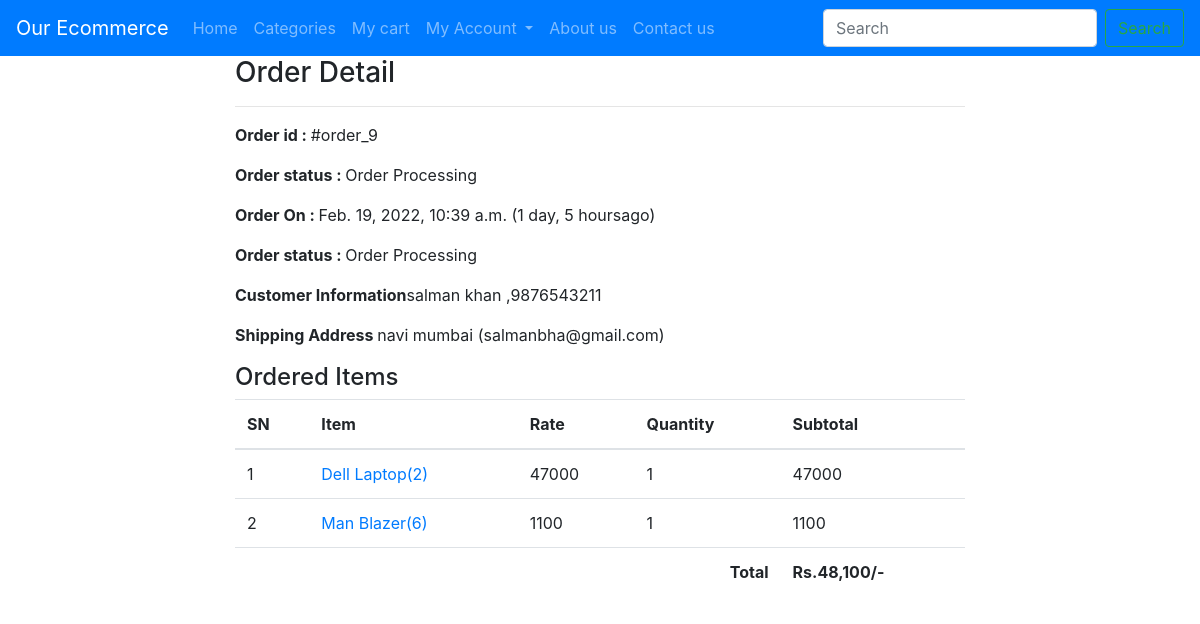
The page /profile/order-9/ (signed in) on the database its author committed.
### ecomapp/models.py (models this page shows, shortened)
class Order(models.Model):
    cart = models.OneToOneField(Cart, on_delete=models.CASCADE)
    ordered_by = models.CharField(max_length=200)
    shipping_address = models.CharField(max_length=200)
    mobile = models.CharField(max_length=10)
    email = models.EmailField(null=True , blank=True)
    subtotal = models.PositiveIntegerField()
    discount = models.PositiveIntegerField()
    total = models.PositiveIntegerField()
    order_status = models.CharField(max_length=50 , choices=ORDER_STATUS)
    created_at = models.DateTimeField(auto_now_add=True)

class CartProduct(models.Model):
    cart = models.ForeignKey(Cart , on_delete=models.CASCADE)
    product = models.ForeignKey(Product ,on_delete=models.CASCADE)
    rate = models.PositiveIntegerField()
    quantity = models.PositiveIntegerField()
    subtotal = models.PositiveIntegerField()

class Product(models.Model):
    title = models.CharField(max_length=200)
    slug = models.SlugField(unique=True)
    category = models.ForeignKey(Category,on_delete=models.CASCADE)
    image = models.ImageField(upload_to="products")
    marked_price = models.PositiveIntegerField()
    selling_price = models.PositiveIntegerField()
    description = models.TextField()
    warranty = models.CharField(max_length=300 , null=True, blank=True)
    return_policy = models.CharField(max_length=300 , null=True , blank=True)
    view_count = models.PositiveIntegerField(default=0)

### ecomapp/views.py (the view)
# urls.py: path("profile/order-<int:pk>/" , CustomerOrderDetailView.as_view() , name ="customerorderdetail"),
class CustomerOrderDetailView(DetailView):
    template_name = "customerorderdetail.html"
    model = Order
    context_object_name = "ord_obj"
    def dispatch(self, request, *args, **kwargs):
        if request.user.is_authenticated and Customer.objects.filter(user=request.user).exists():
            order_id = self.kwargs["pk"]
            order = Order.objects.get(id=order_id)
            if request.user.customer != order.cart.customer:
                return redirect("/profile/")
        else:
            return redirect("/login/?next=/profile/")
        return super().dispatch(request, *args, **kwargs)

### templates/customerorderdetail.html (shortened to what this page needs)
{% extends 'base.html' %}
{% load humanize %}
{% block content %}
<div class="container">
    <div class="row">
        <div class="col-md-8 mx-auto">
            <h3>Order Detail</h3><hr>
            <p><span class="font-weight-bold">Order id : </span> #order_{{ord_obj.id}}</p>
            <p><span class="font-weight-bold">Order status : </span>{{ord_obj.order_status}}</p>
            <p><span class="font-weight-bold">Order On : </span>{{ord_obj.created_at}}
            ({{ord_obj.created_at|timesince}}ago)</p>
            <p><span class="font-weight-bold">Order status : </span>{{ord_obj.order_status}}</p>
            <p><span class="font-weight-bold">Customer Information</span>{{ord_obj.ordered_by}}
            ,{{ord_obj.mobile}}</p>
            <p><span class="font-weight-bold">Shipping Address </span>{{ord_obj.shipping_address}}
            ({{ord_obj.email}})</p>
            <h4>Ordered Items</h4>
            <table class="table">
                <thead>
                    <tr>
                        <th>SN</th>
                        <th>Item</th>
                        <th>Rate</th>
                        <th>Quantity</th>
                        <th>Subtotal</th>
                    </tr>
                </thead>
                <tbody>
                    {% for cp in ord_obj.cart.cartproduct_set.all %}
                    <tr>
                        <td>{{forloop.counter}}</td>
                        <td><a target="blank" href="{% url 'productdetail' cp.product.slug %}">{{cp.product.title}}({{cp.product.id}})</a></td>
                        <td>{{cp.rate}}</td>
                        <td>{{cp.quantity}}</td>
                        <td>{{cp.subtotal}}</td>
                    </tr>
                    {% endfor %}
                    <tr>
                        <th colspan="4" class="text-right">Total</th>
                        <th>Rs.{{ord_obj.total | intcomma}}/-</th>
                    </tr>
                </tbody>
            </table>
        </div>
    </div>
</div>
{% endblock %}

### rows shown on the page
Order: id "9", order_status "Order Processing", created_at "Feb. 19, 2022, 10:39 a.m.", created_at "1 day, 5 hours", ordered_by "salman khan", mobile "9876543211", shipping_address "navi mumbai", email "salmanbha@gmail.com", total "48,100"
CartProduct: product "Dell Laptop", product.id "2", rate "47000", quantity "1", subtotal "47000"
CartProduct: product "Man Blazer", product.id "6", rate "1100", quantity "1", subtotal "1100"
